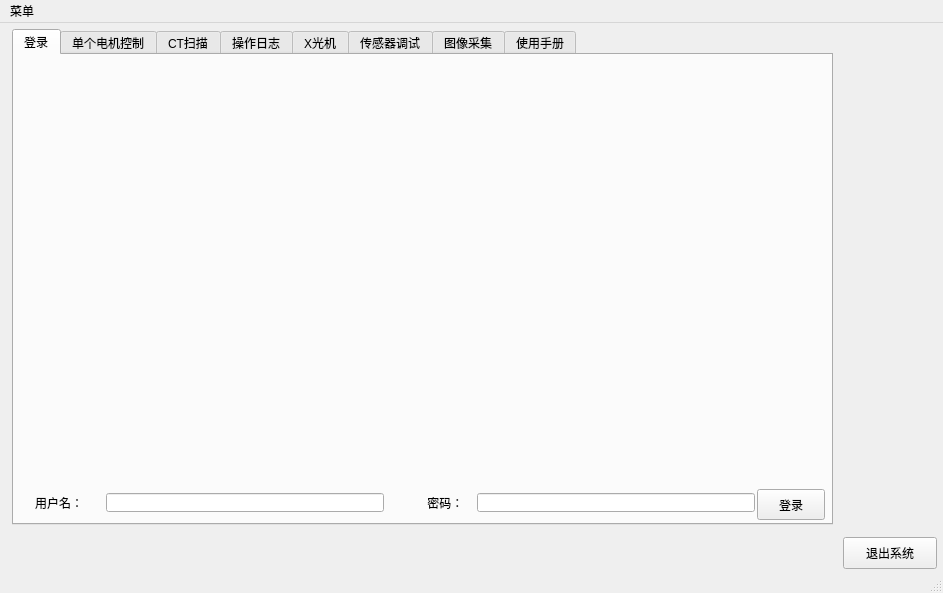
<?xml version="1.0" encoding="UTF-8"?>
<ui version="4.0">
 <class>MainWindow</class>
 <widget class="QMainWindow" name="MainWindow">
  <property name="geometry">
   <rect>
    <x>0</x>
    <y>0</y>
    <width>943</width>
    <height>593</height>
   </rect>
  </property>
  <property name="sizePolicy">
   <sizepolicy hsizetype="Fixed" vsizetype="Fixed">
    <horstretch>0</horstretch>
    <verstretch>0</verstretch>
   </sizepolicy>
  </property>
  <property name="windowTitle">
   <string>CT操作平台</string>
  </property>
  <widget class="QWidget" name="centralWidget">
   <widget class="QPushButton" name="btn_quit">
    <property name="geometry">
     <rect>
      <x>843</x>
      <y>514</y>
      <width>94</width>
      <height>32</height>
     </rect>
    </property>
    <property name="text">
     <string>退出系统</string>
    </property>
   </widget>
   <widget class="QTabWidget" name="tabWidget">
    <property name="geometry">
     <rect>
      <x>12</x>
      <y>6</y>
      <width>821</width>
      <height>496</height>
     </rect>
    </property>
    <property name="sizePolicy">
     <sizepolicy hsizetype="Maximum" vsizetype="Maximum">
      <horstretch>0</horstretch>
      <verstretch>0</verstretch>
     </sizepolicy>
    </property>
    <property name="currentIndex">
     <number>0</number>
    </property>
    <widget class="QWidget" name="tab_7">
     <attribute name="title">
      <string>登录</string>
     </attribute>
     <widget class="QLabel" name="label_20">
      <property name="geometry">
       <rect>
        <x>20</x>
        <y>12</y>
        <width>775</width>
        <height>401</height>
       </rect>
      </property>
      <property name="sizePolicy">
       <sizepolicy hsizetype="Maximum" vsizetype="Maximum">
        <horstretch>0</horstretch>
        <verstretch>0</verstretch>
       </sizepolicy>
      </property>
      <property name="text">
       <string/>
      </property>
      <property name="pixmap">
       <pixmap>整体视图.jpg</pixmap>
      </property>
      <property name="scaledContents">
       <bool>true</bool>
      </property>
      <property name="alignment">
       <set>Qt::AlignCenter</set>
      </property>
     </widget>
     <widget class="QPushButton" name="btn_login">
      <property name="geometry">
       <rect>
        <x>743</x>
        <y>434</y>
        <width>68</width>
        <height>31</height>
       </rect>
      </property>
      <property name="text">
       <string>登录</string>
      </property>
     </widget>
     <widget class="QLineEdit" name="lineEdit_login_passwd">
      <property name="geometry">
       <rect>
        <x>463</x>
        <y>438</y>
        <width>278</width>
        <height>19</height>
       </rect>
      </property>
      <property name="echoMode">
       <enum>QLineEdit::Password</enum>
      </property>
     </widget>
     <widget class="QLabel" name="label_26">
      <property name="geometry">
       <rect>
        <x>380</x>
        <y>438</y>
        <width>75</width>
        <height>19</height>
       </rect>
      </property>
      <property name="text">
       <string>          密码：</string>
      </property>
     </widget>
     <widget class="QLineEdit" name="lineEdit_login_username">
      <property name="geometry">
       <rect>
        <x>92</x>
        <y>438</y>
        <width>278</width>
        <height>19</height>
       </rect>
      </property>
      <property name="layoutDirection">
       <enum>Qt::LeftToRight</enum>
      </property>
      <property name="autoFillBackground">
       <bool>false</bool>
      </property>
     </widget>
     <widget class="QLabel" name="label_27">
      <property name="geometry">
       <rect>
        <x>21</x>
        <y>438</y>
        <width>63</width>
        <height>19</height>
       </rect>
      </property>
      <property name="text">
       <string>用户名：   </string>
      </property>
     </widget>
    </widget>
    <widget class="QWidget" name="tab">
     <attribute name="title">
      <string>单个电机控制</string>
     </attribute>
     <widget class="QFrame" name="frame">
      <property name="geometry">
       <rect>
        <x>10</x>
        <y>20</y>
        <width>261</width>
        <height>441</height>
       </rect>
      </property>
      <property name="frameShape">
       <enum>QFrame::StyledPanel</enum>
      </property>
      <property name="frameShadow">
       <enum>QFrame::Raised</enum>
      </property>
      <widget class="QLabel" name="label_5">
       <property name="geometry">
        <rect>
         <x>220</x>
         <y>370</y>
         <width>219</width>
         <height>419</height>
        </rect>
       </property>
       <property name="font">
        <font>
         <pointsize>12</pointsize>
        </font>
       </property>
       <property name="text">
        <string>请选择参数</string>
       </property>
      </widget>
      <widget class="QWidget" name="gridLayoutWidget">
       <property name="geometry">
        <rect>
         <x>10</x>
         <y>20</y>
         <width>231</width>
         <height>401</height>
        </rect>
       </property>
       <layout class="QGridLayout" name="_2">
        <item row="2" column="1">
         <widget class="QComboBox" name="comboBox_displacement_move_displacement_number">
          <item>
           <property name="text">
            <string>G0光栅</string>
           </property>
          </item>
          <item>
           <property name="text">
            <string>G1光栅</string>
           </property>
          </item>
          <item>
           <property name="text">
            <string>样品台</string>
           </property>
          </item>
          <item>
           <property name="text">
            <string>G2光栅</string>
           </property>
          </item>
         </widget>
        </item>
        <item row="3" column="1">
         <widget class="QLabel" name="label_8">
          <property name="font">
           <font>
            <pointsize>12</pointsize>
           </font>
          </property>
          <property name="text">
           <string>位移台类型</string>
          </property>
         </widget>
        </item>
        <item row="8" column="1">
         <widget class="QComboBox" name="comboBox_displacement_move_displacement_movement_mode">
          <property name="enabled">
           <bool>false</bool>
          </property>
          <item>
           <property name="text">
            <string>相对运动</string>
           </property>
          </item>
          <item>
           <property name="text">
            <string>绝对运动</string>
           </property>
          </item>
         </widget>
        </item>
        <item row="1" column="1">
         <widget class="QLabel" name="label_6">
          <property name="font">
           <font>
            <pointsize>12</pointsize>
           </font>
          </property>
          <property name="text">
           <string>位移台序号</string>
          </property>
         </widget>
        </item>
        <item row="0" column="1">
         <widget class="QLabel" name="label_4">
          <property name="font">
           <font>
            <pointsize>12</pointsize>
           </font>
          </property>
          <property name="text">
           <string>请选择参数</string>
          </property>
         </widget>
        </item>
        <item row="10" column="1">
         <widget class="QComboBox" name="comboBox_displacement_move_displacement_velocity">
          <property name="enabled">
           <bool>false</bool>
          </property>
          <item>
           <property name="text">
            <string>正常</string>
           </property>
          </item>
          <item>
           <property name="text">
            <string>极慢</string>
           </property>
          </item>
          <item>
           <property name="text">
            <string>快一点</string>
           </property>
          </item>
         </widget>
        </item>
        <item row="6" column="1">
         <widget class="QComboBox" name="comboBox_displacement_move_displacement_comboBox_displacement_move_displacement_axis">
          <item>
           <property name="text">
            <string>Z</string>
           </property>
          </item>
          <item>
           <property name="text">
            <string>Y</string>
           </property>
          </item>
          <item>
           <property name="text">
            <string>X</string>
           </property>
          </item>
         </widget>
        </item>
        <item row="7" column="1">
         <widget class="QLabel" name="label_7">
          <property name="font">
           <font>
            <pointsize>12</pointsize>
           </font>
          </property>
          <property name="text">
           <string>运动模式</string>
          </property>
         </widget>
        </item>
        <item row="9" column="1">
         <widget class="QLabel" name="label_10">
          <property name="font">
           <font>
            <pointsize>12</pointsize>
           </font>
          </property>
          <property name="text">
           <string>运动速度</string>
          </property>
         </widget>
        </item>
        <item row="5" column="1">
         <widget class="QLabel" name="label_9">
          <property name="font">
           <font>
            <pointsize>12</pointsize>
           </font>
          </property>
          <property name="text">
           <string>轴名称</string>
          </property>
         </widget>
        </item>
        <item row="4" column="1">
         <widget class="QComboBox" name="comboBox_displacement_move_displacement_type">
          <item>
           <property name="text">
            <string>平移</string>
           </property>
          </item>
          <item>
           <property name="text">
            <string>旋转</string>
           </property>
          </item>
         </widget>
        </item>
        <item row="11" column="1">
         <widget class="QLabel" name="label_11">
          <property name="font">
           <font>
            <pointsize>12</pointsize>
           </font>
          </property>
          <property name="text">
           <string>距离单位</string>
          </property>
         </widget>
        </item>
        <item row="12" column="1">
         <widget class="QComboBox" name="comboBox_displacement_move_displacement_units">
          <property name="enabled">
           <bool>false</bool>
          </property>
          <item>
           <property name="text">
            <string>毫米或度</string>
           </property>
          </item>
          <item>
           <property name="text">
            <string>微米或分</string>
           </property>
          </item>
          <item>
           <property name="text">
            <string>脉冲</string>
           </property>
          </item>
         </widget>
        </item>
       </layout>
      </widget>
     </widget>
     <widget class="QFrame" name="frame_2">
      <property name="geometry">
       <rect>
        <x>300</x>
        <y>20</y>
        <width>551</width>
        <height>211</height>
       </rect>
      </property>
      <property name="frameShape">
       <enum>QFrame::StyledPanel</enum>
      </property>
      <property name="frameShadow">
       <enum>QFrame::Raised</enum>
      </property>
      <widget class="QWidget" name="verticalLayoutWidget">
       <property name="geometry">
        <rect>
         <x>30</x>
         <y>40</y>
         <width>121</width>
         <height>111</height>
        </rect>
       </property>
       <layout class="QVBoxLayout" name="verticalLayout">
        <item>
         <widget class="QLabel" name="label">
          <property name="font">
           <font>
            <pointsize>12</pointsize>
           </font>
          </property>
          <property name="text">
           <string>输入运动位移</string>
          </property>
         </widget>
        </item>
        <item>
         <widget class="QLabel" name="label_2">
          <property name="font">
           <font>
            <pointsize>12</pointsize>
           </font>
          </property>
          <property name="text">
           <string>位移台当前位置</string>
          </property>
         </widget>
        </item>
       </layout>
      </widget>
      <widget class="QWidget" name="verticalLayoutWidget_2">
       <property name="geometry">
        <rect>
         <x>170</x>
         <y>30</y>
         <width>211</width>
         <height>131</height>
        </rect>
       </property>
       <layout class="QVBoxLayout" name="verticalLayout_2">
        <item>
         <widget class="QLineEdit" name="lineEdit_displacement_move_input_displacement">
          <property name="text">
           <string>0</string>
          </property>
         </widget>
        </item>
        <item>
         <widget class="QLineEdit" name="lineEdit_displacement_move_current_displacement">
          <property name="enabled">
           <bool>false</bool>
          </property>
          <property name="text">
           <string>0.0000</string>
          </property>
         </widget>
        </item>
       </layout>
      </widget>
      <widget class="QWidget" name="verticalLayoutWidget_3">
       <property name="geometry">
        <rect>
         <x>380</x>
         <y>40</y>
         <width>121</width>
         <height>111</height>
        </rect>
       </property>
       <layout class="QVBoxLayout" name="verticalLayout_3">
        <item>
         <widget class="QLabel" name="label_displacement_move_unit1">
          <property name="maximumSize">
           <size>
            <width>16777215</width>
            <height>45</height>
           </size>
          </property>
          <property name="font">
           <font>
            <pointsize>12</pointsize>
           </font>
          </property>
          <property name="text">
           <string>mm</string>
          </property>
         </widget>
        </item>
        <item>
         <widget class="QLabel" name="label_displacement_move_unit2">
          <property name="maximumSize">
           <size>
            <width>16777215</width>
            <height>70</height>
           </size>
          </property>
          <property name="font">
           <font>
            <pointsize>12</pointsize>
           </font>
          </property>
          <property name="text">
           <string>mm</string>
          </property>
         </widget>
        </item>
       </layout>
      </widget>
     </widget>
     <widget class="QFrame" name="frame_3">
      <property name="geometry">
       <rect>
        <x>300</x>
        <y>240</y>
        <width>551</width>
        <height>221</height>
       </rect>
      </property>
      <property name="frameShape">
       <enum>QFrame::StyledPanel</enum>
      </property>
      <property name="frameShadow">
       <enum>QFrame::Raised</enum>
      </property>
      <widget class="QPushButton" name="btn_displacement_move_start_move">
       <property name="geometry">
        <rect>
         <x>40</x>
         <y>30</y>
         <width>101</width>
         <height>71</height>
        </rect>
       </property>
       <property name="font">
        <font>
         <pointsize>15</pointsize>
        </font>
       </property>
       <property name="styleSheet">
        <string notr="true">background-color: rgb(0, 255, 0);</string>
       </property>
       <property name="text">
        <string>移动</string>
       </property>
      </widget>
      <widget class="QPushButton" name="btn_displacement_move_stop_move">
       <property name="geometry">
        <rect>
         <x>210</x>
         <y>30</y>
         <width>101</width>
         <height>71</height>
        </rect>
       </property>
       <property name="font">
        <font>
         <pointsize>15</pointsize>
        </font>
       </property>
       <property name="styleSheet">
        <string notr="true">background-color:rgb(255, 0, 0)</string>
       </property>
       <property name="text">
        <string>KILL</string>
       </property>
      </widget>
      <widget class="QPushButton" name="btn_displacement_move_save_all">
       <property name="enabled">
        <bool>true</bool>
       </property>
       <property name="geometry">
        <rect>
         <x>390</x>
         <y>30</y>
         <width>111</width>
         <height>71</height>
        </rect>
       </property>
       <property name="font">
        <font>
         <pointsize>15</pointsize>
        </font>
       </property>
       <property name="text">
        <string>保存参数</string>
       </property>
      </widget>
      <widget class="QPushButton" name="btn_displacement_move_initiallize_motor">
       <property name="geometry">
        <rect>
         <x>40</x>
         <y>120</y>
         <width>101</width>
         <height>71</height>
        </rect>
       </property>
       <property name="text">
        <string>初始化</string>
       </property>
      </widget>
      <widget class="QPushButton" name="btn_displacement_move_kill_all">
       <property name="enabled">
        <bool>true</bool>
       </property>
       <property name="geometry">
        <rect>
         <x>210</x>
         <y>120</y>
         <width>101</width>
         <height>71</height>
        </rect>
       </property>
       <property name="font">
        <font>
         <pointsize>15</pointsize>
        </font>
       </property>
       <property name="text">
        <string>KILL ALL</string>
       </property>
      </widget>
      <widget class="QPushButton" name="btn_displacement_move_upload">
       <property name="enabled">
        <bool>true</bool>
       </property>
       <property name="geometry">
        <rect>
         <x>390</x>
         <y>120</y>
         <width>111</width>
         <height>71</height>
        </rect>
       </property>
       <property name="font">
        <font>
         <pointsize>15</pointsize>
        </font>
       </property>
       <property name="text">
        <string>上传参数</string>
       </property>
      </widget>
     </widget>
    </widget>
    <widget class="QWidget" name="tab_4">
     <attribute name="title">
      <string>CT扫描</string>
     </attribute>
     <widget class="QWidget" name="gridLayoutWidget_2">
      <property name="geometry">
       <rect>
        <x>270</x>
        <y>30</y>
        <width>341</width>
        <height>381</height>
       </rect>
      </property>
      <layout class="QGridLayout" name="gridLayout">
       <item row="6" column="1">
        <widget class="QComboBox" name="comboBox_CTscan_scan_mode">
         <property name="font">
          <font>
           <pointsize>15</pointsize>
          </font>
         </property>
         <item>
          <property name="text">
           <string>传统相位步进</string>
          </property>
         </item>
         <item>
          <property name="text">
           <string>交叉相位步进</string>
          </property>
         </item>
         <item>
          <property name="text">
           <string>周相位步进</string>
          </property>
         </item>
         <item>
          <property name="text">
           <string>免相位步进</string>
          </property>
         </item>
         <item>
          <property name="text">
           <string>正反投影</string>
          </property>
         </item>
         <item>
          <property name="text">
           <string>备用</string>
          </property>
         </item>
        </widget>
       </item>
       <item row="4" column="0">
        <widget class="QLabel" name="label_25">
         <property name="text">
          <string>样品视场Y方向长度 L：</string>
         </property>
        </widget>
       </item>
       <item row="3" column="0">
        <widget class="QLabel" name="label_24">
         <property name="text">
          <string>样品高度 H:</string>
         </property>
        </widget>
       </item>
       <item row="6" column="0">
        <widget class="QLabel" name="label_17">
         <property name="maximumSize">
          <size>
           <width>179</width>
           <height>20</height>
          </size>
         </property>
         <property name="font">
          <font>
           <pointsize>15</pointsize>
          </font>
         </property>
         <property name="text">
          <string>扫描方式:</string>
         </property>
        </widget>
       </item>
       <item row="4" column="1">
        <widget class="QLineEdit" name="lineEdit_CTscan_parameter_L">
         <property name="text">
          <string>0</string>
         </property>
        </widget>
       </item>
       <item row="2" column="1">
        <widget class="QLineEdit" name="lineEdit_CTscan_parameter_K">
         <property name="text">
          <string>0</string>
         </property>
        </widget>
       </item>
       <item row="7" column="1">
        <widget class="QPushButton" name="btn_CTscan_stop_scan">
         <property name="font">
          <font>
           <pointsize>15</pointsize>
          </font>
         </property>
         <property name="styleSheet">
          <string notr="true">background-color: rgb(255, 0, 0);</string>
         </property>
         <property name="text">
          <string>急停</string>
         </property>
        </widget>
       </item>
       <item row="5" column="0" colspan="2">
        <widget class="QPushButton" name="btn_CTscan_parameter_write">
         <property name="text">
          <string>写入以上参数</string>
         </property>
        </widget>
       </item>
       <item row="7" column="0">
        <widget class="QPushButton" name="btn_CTscan_start_scan">
         <property name="font">
          <font>
           <pointsize>15</pointsize>
          </font>
         </property>
         <property name="styleSheet">
          <string notr="true">background-color: rgb(0, 255, 0);</string>
         </property>
         <property name="text">
          <string>开始扫描</string>
         </property>
        </widget>
       </item>
       <item row="1" column="1">
        <widget class="QLineEdit" name="lineEdit_CTscan_parameter_N">
         <property name="text">
          <string>0</string>
         </property>
        </widget>
       </item>
       <item row="1" column="0">
        <widget class="QLabel" name="label_22">
         <property name="text">
          <string>G1光栅步进数 N:</string>
         </property>
        </widget>
       </item>
       <item row="2" column="0">
        <widget class="QLabel" name="label_23">
         <property name="text">
          <string>每圈采集次数 K：</string>
         </property>
        </widget>
       </item>
       <item row="3" column="1">
        <widget class="QLineEdit" name="lineEdit_CTscan_parameter_H">
         <property name="text">
          <string>0</string>
         </property>
        </widget>
       </item>
       <item row="0" column="0">
        <widget class="QLabel" name="label_21">
         <property name="text">
          <string>G1光栅周期 P:</string>
         </property>
        </widget>
       </item>
       <item row="0" column="1">
        <widget class="QLineEdit" name="lineEdit_CTscan_parameter_P">
         <property name="text">
          <string>0</string>
         </property>
        </widget>
       </item>
      </layout>
     </widget>
    </widget>
    <widget class="QWidget" name="tab_5">
     <attribute name="title">
      <string>操作日志</string>
     </attribute>
     <layout class="QGridLayout" name="gridLayout_2">
      <item row="0" column="0">
       <widget class="QLabel" name="label_18">
        <property name="font">
         <font>
          <pointsize>15</pointsize>
         </font>
        </property>
        <property name="text">
         <string>当天操作历史</string>
        </property>
       </widget>
      </item>
      <item row="0" column="1">
       <widget class="QLabel" name="label_19">
        <property name="font">
         <font>
          <pointsize>15</pointsize>
         </font>
        </property>
        <property name="text">
         <string>手动记录</string>
        </property>
       </widget>
      </item>
      <item row="1" column="0" rowspan="2">
       <widget class="QTextEdit" name="textEdit_log_daily_log"/>
      </item>
      <item row="1" column="1">
       <widget class="QTextEdit" name="textEdit_log_manual_record"/>
      </item>
      <item row="2" column="1">
       <widget class="QPushButton" name="btn_log_write">
        <property name="font">
         <font>
          <pointsize>15</pointsize>
         </font>
        </property>
        <property name="text">
         <string>写入日志</string>
        </property>
       </widget>
      </item>
     </layout>
    </widget>
    <widget class="QWidget" name="tab_2">
     <attribute name="title">
      <string>X光机</string>
     </attribute>
     <widget class="QPushButton" name="pushButton_8">
      <property name="geometry">
       <rect>
        <x>50</x>
        <y>60</y>
        <width>101</width>
        <height>71</height>
       </rect>
      </property>
      <property name="text">
       <string>PushButton</string>
      </property>
     </widget>
     <widget class="QPushButton" name="pushButton_9">
      <property name="geometry">
       <rect>
        <x>220</x>
        <y>60</y>
        <width>101</width>
        <height>71</height>
       </rect>
      </property>
      <property name="text">
       <string>PushButton</string>
      </property>
     </widget>
     <widget class="QPushButton" name="pushButton_10">
      <property name="geometry">
       <rect>
        <x>400</x>
        <y>60</y>
        <width>101</width>
        <height>71</height>
       </rect>
      </property>
      <property name="text">
       <string>PushButton</string>
      </property>
     </widget>
     <widget class="QPushButton" name="pushButton_11">
      <property name="geometry">
       <rect>
        <x>670</x>
        <y>60</y>
        <width>101</width>
        <height>70</height>
       </rect>
      </property>
      <property name="styleSheet">
       <string notr="true">background-color: rgb(0, 85, 0);</string>
      </property>
      <property name="text">
       <string>Getting Started</string>
      </property>
     </widget>
     <widget class="QPushButton" name="pushButton_12">
      <property name="geometry">
       <rect>
        <x>670</x>
        <y>180</y>
        <width>101</width>
        <height>71</height>
       </rect>
      </property>
      <property name="styleSheet">
       <string notr="true">background-color: rgb(255, 255, 0);</string>
      </property>
      <property name="text">
       <string>Turn On</string>
      </property>
     </widget>
     <widget class="QPushButton" name="pushButton_13">
      <property name="geometry">
       <rect>
        <x>670</x>
        <y>300</y>
        <width>101</width>
        <height>71</height>
       </rect>
      </property>
      <property name="styleSheet">
       <string notr="true">background-color: rgb(255, 0, 0);</string>
      </property>
      <property name="text">
       <string>SHUT DOWN</string>
      </property>
     </widget>
     <widget class="QGraphicsView" name="graphicsView">
      <property name="geometry">
       <rect>
        <x>50</x>
        <y>160</y>
        <width>451</width>
        <height>141</height>
       </rect>
      </property>
     </widget>
     <widget class="QPushButton" name="pushButton_14">
      <property name="geometry">
       <rect>
        <x>400</x>
        <y>320</y>
        <width>101</width>
        <height>71</height>
       </rect>
      </property>
      <property name="styleSheet">
       <string notr="true">background-color: rgb(0, 85, 255);</string>
      </property>
      <property name="text">
       <string>PushButton</string>
      </property>
     </widget>
     <widget class="QComboBox" name="comboBox_7">
      <property name="geometry">
       <rect>
        <x>60</x>
        <y>350</y>
        <width>72</width>
        <height>22</height>
       </rect>
      </property>
      <item>
       <property name="text">
        <string>1.0mm</string>
       </property>
      </item>
     </widget>
     <widget class="QLabel" name="label_12">
      <property name="geometry">
       <rect>
        <x>60</x>
        <y>330</y>
        <width>59</width>
        <height>14</height>
       </rect>
      </property>
      <property name="font">
       <font>
        <pointsize>12</pointsize>
       </font>
      </property>
      <property name="text">
       <string>Focus</string>
      </property>
     </widget>
     <widget class="QLabel" name="label_13">
      <property name="geometry">
       <rect>
        <x>211</x>
        <y>329</y>
        <width>141</width>
        <height>16</height>
       </rect>
      </property>
      <property name="font">
       <font>
        <pointsize>12</pointsize>
       </font>
      </property>
      <property name="text">
       <string>Exposure Time</string>
      </property>
     </widget>
     <widget class="QWidget" name="horizontalLayoutWidget_2">
      <property name="geometry">
       <rect>
        <x>60</x>
        <y>390</y>
        <width>160</width>
        <height>31</height>
       </rect>
      </property>
      <layout class="QHBoxLayout" name="horizontalLayout_3">
       <item>
        <widget class="QLCDNumber" name="lcdNumber">
         <property name="styleSheet">
          <string notr="true">alternate-background-color: rgb(85, 255, 127);</string>
         </property>
        </widget>
       </item>
       <item>
        <widget class="QLabel" name="label_15">
         <property name="font">
          <font>
           <pointsize>12</pointsize>
          </font>
         </property>
         <property name="text">
          <string>kV</string>
         </property>
        </widget>
       </item>
      </layout>
     </widget>
     <widget class="QWidget" name="horizontalLayoutWidget_3">
      <property name="geometry">
       <rect>
        <x>60</x>
        <y>420</y>
        <width>160</width>
        <height>31</height>
       </rect>
      </property>
      <layout class="QHBoxLayout" name="horizontalLayout_4">
       <item>
        <widget class="QLCDNumber" name="lcdNumber_2"/>
       </item>
       <item>
        <widget class="QLabel" name="label_16">
         <property name="font">
          <font>
           <pointsize>12</pointsize>
          </font>
         </property>
         <property name="text">
          <string>mA</string>
         </property>
        </widget>
       </item>
      </layout>
     </widget>
     <widget class="QLabel" name="label_14">
      <property name="geometry">
       <rect>
        <x>360</x>
        <y>350</y>
        <width>10</width>
        <height>29</height>
       </rect>
      </property>
      <property name="font">
       <font>
        <pointsize>12</pointsize>
       </font>
      </property>
      <property name="text">
       <string>S</string>
      </property>
     </widget>
     <widget class="QLineEdit" name="lineEdit_4">
      <property name="geometry">
       <rect>
        <x>212</x>
        <y>353</y>
        <width>142</width>
        <height>22</height>
       </rect>
      </property>
      <property name="text">
       <string>0</string>
      </property>
     </widget>
    </widget>
    <widget class="QWidget" name="tab_9">
     <attribute name="title">
      <string>传感器调试</string>
     </attribute>
    </widget>
    <widget class="QWidget" name="tab_3">
     <attribute name="title">
      <string>图像采集</string>
     </attribute>
    </widget>
    <widget class="QWidget" name="tab_6">
     <attribute name="title">
      <string>使用手册</string>
     </attribute>
     <layout class="QGridLayout" name="gridLayout_3">
      <item row="0" column="0">
       <widget class="QTextBrowser" name="textBrowser_doc"/>
      </item>
     </layout>
    </widget>
   </widget>
  </widget>
  <widget class="QMenuBar" name="menuBar">
   <property name="geometry">
    <rect>
     <x>0</x>
     <y>0</y>
     <width>943</width>
     <height>22</height>
    </rect>
   </property>
   <widget class="QMenu" name="menu">
    <property name="title">
     <string>菜单</string>
    </property>
   </widget>
   <addaction name="menu"/>
  </widget>
  <widget class="QStatusBar" name="statusBar"/>
 </widget>
 <layoutdefault spacing="6" margin="11"/>
 <resources/>
 <connections/>
</ui>
